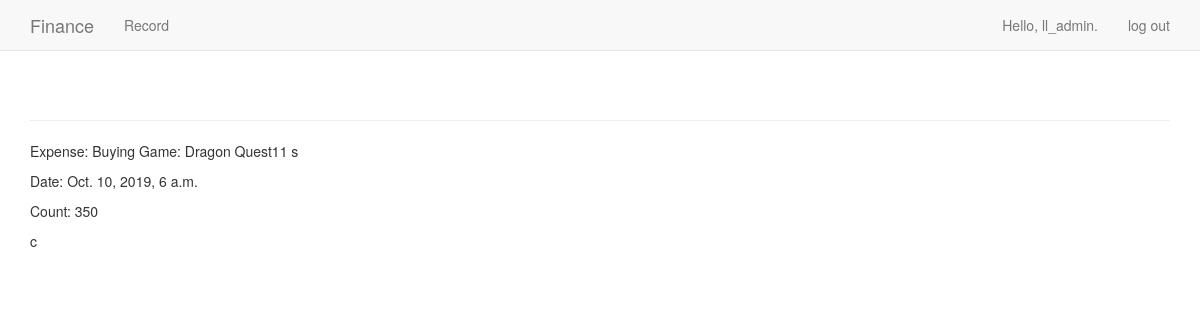
The page /finance/Record/Expense/1/ (signed in) on the database its author committed.
### finance/models.py (models this page shows)
class Expense(models.Model):
    POCChoice = [
        ('p', 'Production'),
        ('c', 'Consume'),
    ]
    expenseDate = models.DateTimeField()  # 消费日期
    expenseCount = models.IntegerField()  # 消费数目
    target = models.CharField(max_length=50)  # 消费去向
    forProductionOrConsume = models.CharField(max_length=20, choices=POCChoice)  # 生产型支出还是消费型支出
    user = models.ForeignKey(User, on_delete=models.CASCADE)  # 所对应的用户
    def __str__(self):
        return self.target

### finance/views.py (the view)
# urls.py: re_path(r'^Record/Expense/(?P<expense_id>\d+)/$', views.expense, name='expense'),
@login_required()
def expense(request, expense_id):
    expense = Expense.objects.filter(user=request.user).get(id=expense_id)
    if expense.user != request.user:
        raise Http404
    expenseDate = expense.expenseDate
    expenseCount = expense.expenseCount
    forProductionOrConsume = expense.forProductionOrConsume
    context = {
        'expense': expense,
        'expenseDate': expenseDate,
        'expenseCount': expenseCount,
        'forProductionOrConsume': forProductionOrConsume,
    }
    return render(request, 'finance/expense.html', context)

### finance/templates/finance/expense.html (shortened to what this page needs)
<!DOCTYPE html>
<html lang="en">
<head>
</head>
<body>
    {% extends "finance/base.html" %}
    {% block content %}
        <p>Expense: {{ expense }}</p>
        <p>Date: {{ expenseDate }}</p>
        <p>Count: {{ expenseCount }}</p>
        <p> {{ forProductionOrConsume }}</p>
    {% endblock content %}

### finance/templates/finance/base.html (shortened to what this page needs)
<!DOCTYPE html>
{% load bootstrap3 %}
<html lang="en">
    <head>
        {% bootstrap_css %}
    </head>
    <body>
        <nav class="navbar navbar-default navbar-static-top">
            <div class="container">
                <div class="navbar-header">
                    <a class="navbar-brand" href="{% url 'finance:index' %}">Finance</a>
                </div>
                <div id="navbar" class="navbar-collapse collapse">
                    <ul class="nav navbar-nav">
                        <li><a href="{% url 'finance:record' %}">Record</a></li>
                    </ul>
                    <ul class="nav navbar-nav navbar-right">
                        {% if user.is_authenticated %}
                            <li><a>Hello, {{ user.username }}.</a></li>
                            <li><a href="{% url 'users:logout' %}">log out</a></li>
                        {% else %}
                            <li><a href="{% url 'users:register' %}">register</a></li>
                            <li><a href="{% url 'users:login' %}">log in</a></li>
                        {% endif %}
                    </ul>
                </div>
            </div>
        </nav>
        <div class="container">
            <div class="page-header">
            </div>
            <div>
                {% block content %}{% endblock content %}
            </div>
        </div>
    </body>
</html>

### rows shown on the page
Expense: target "Buying Game: Dragon Quest11 s", expenseDate "Oct. 10, 2019, 6 a.m."

### other values the page prints
{{ user.username }} "ll_admin"
{{ expenseCount }} "350"
{{ forProductionOrConsume }} "c"
